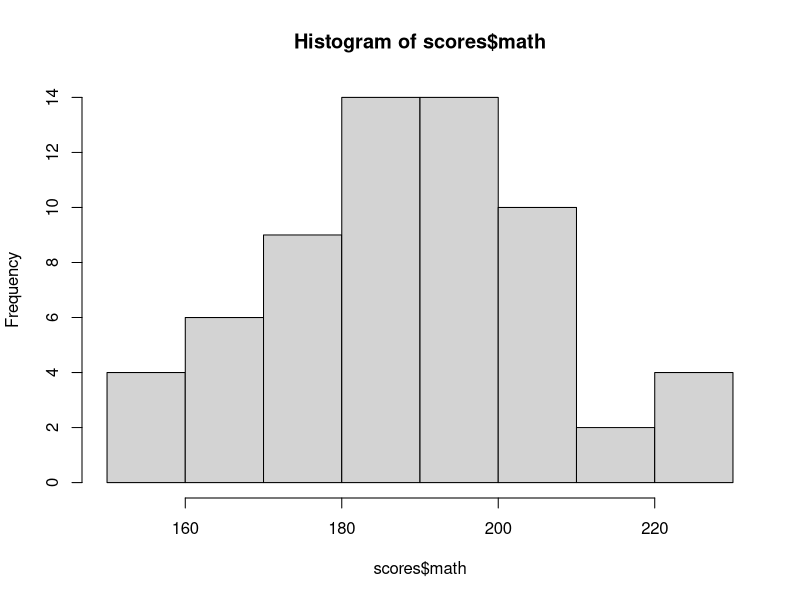
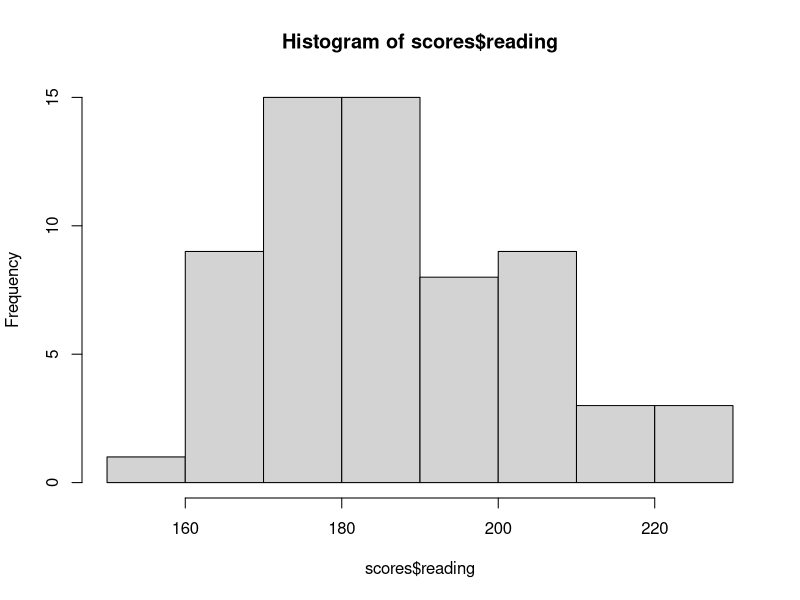
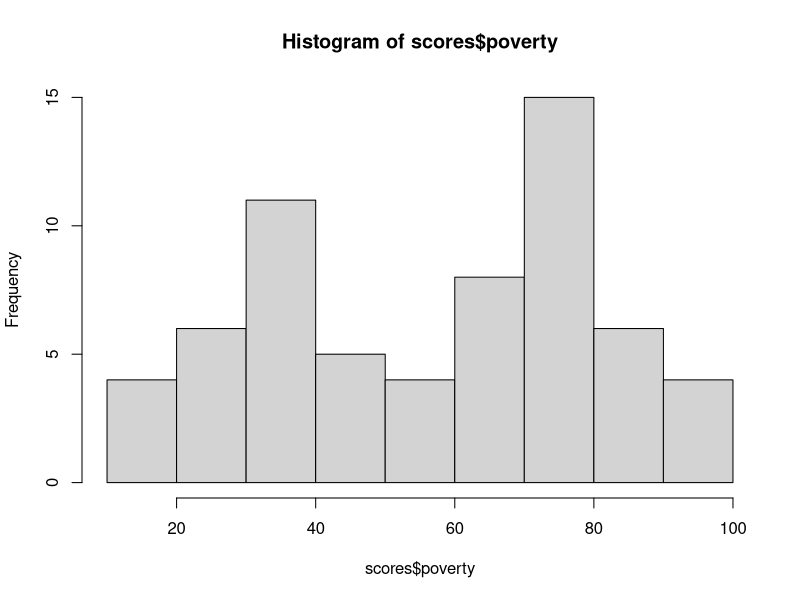
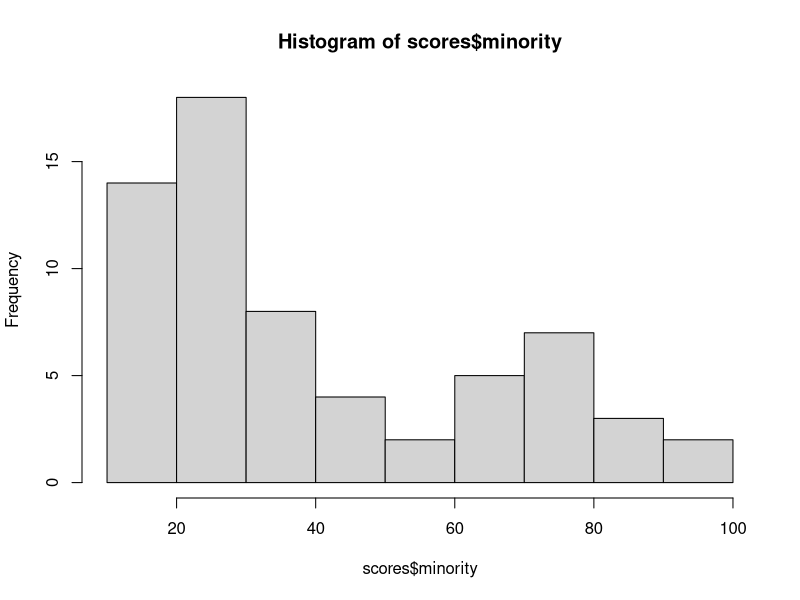
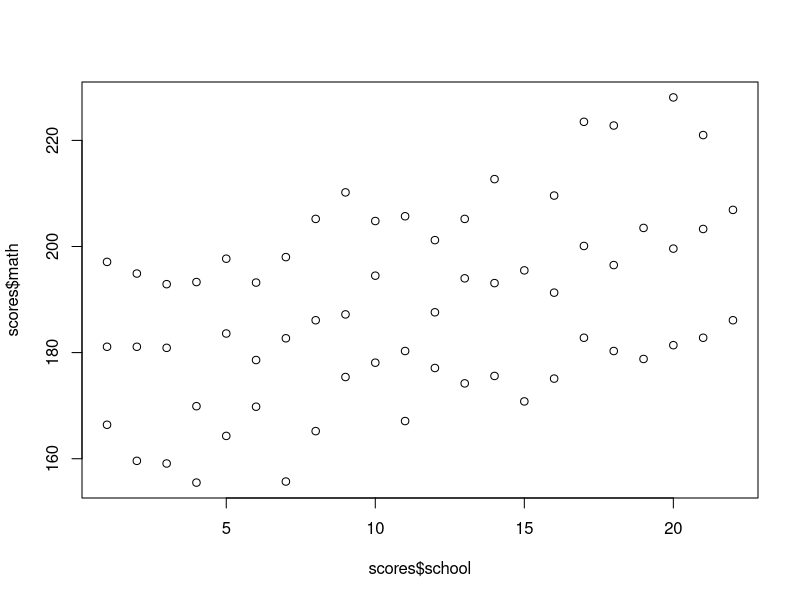
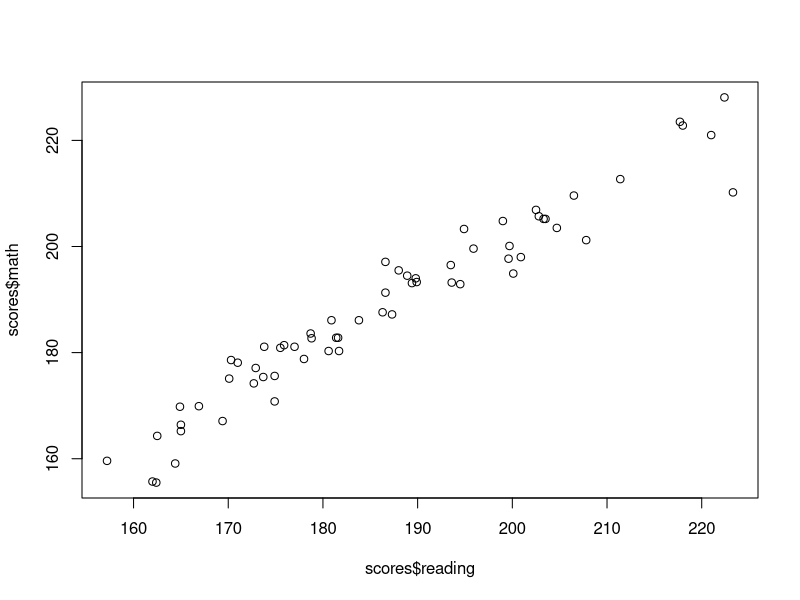
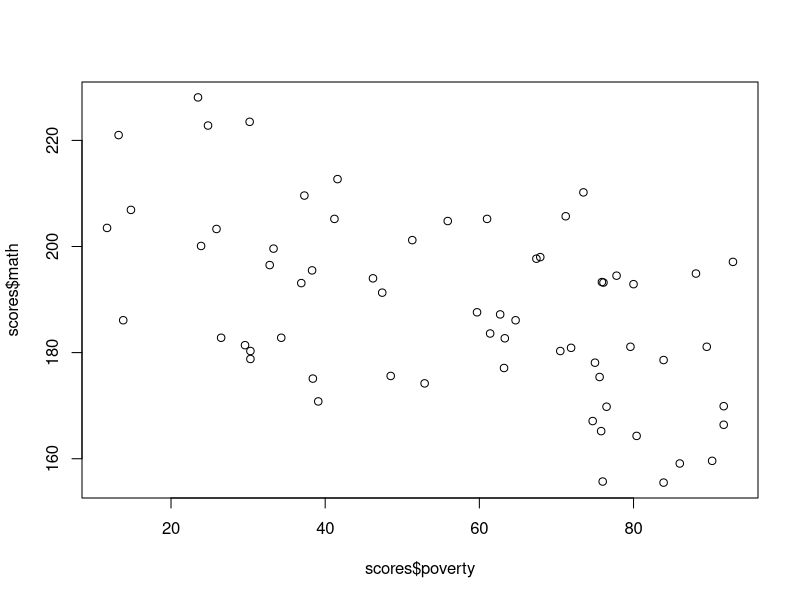
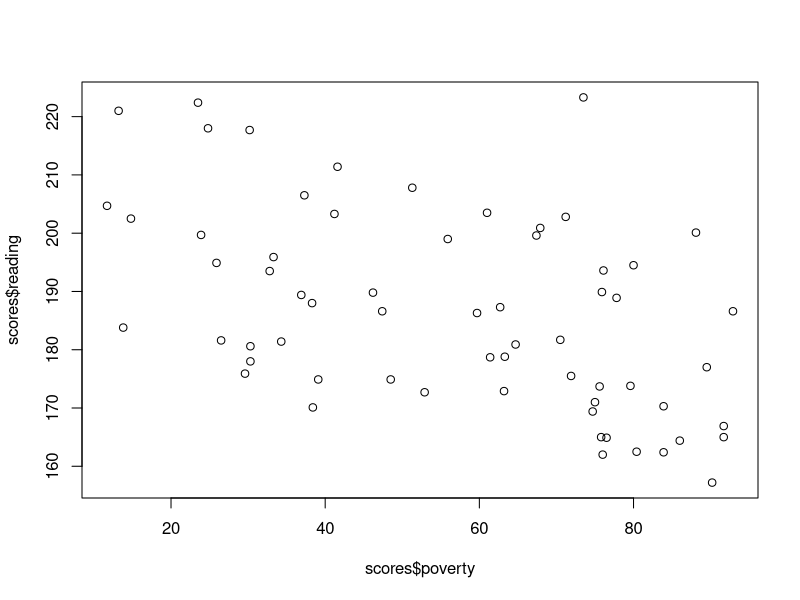

Generate these figures, in order, with R: (Note: this script raises an error after producing the figures.)
# ===========================================================
# Example 1: test scores
# Use this script to follow along with test scores lectures.
# Some lines of code may be slightly different than seen in
# the video.
# ===========================================================


#setwd("~/Dropbox/DSA 8010/Labs/Data")
setwd("C:/Users/2administrator/Dropbox/DSA 8010/Labs/Data")

scores <- read.csv("test_scores.csv",header=T)
head(scores)
names(scores)

scores$grade <- as.factor(scores$grade)

# look at univariate distributions
table(scores$grade)
hist(scores$math)
hist(scores$reading)

hist(scores$poverty)
hist(scores$minority)

mean(scores$math, na.rm=TRUE)
mean(scores$reading, na.rm=TRUE)

median(scores$math, na.rm=TRUE)
median(scores$reading, na.rm=TRUE)

table(scores$school)

# any missings?
sum(is.na(scores$math))
sum(is.na(scores$reading))
sum(is.na(scores$poverty))
sum(is.na(scores$minority))
subset(scores, is.na(scores$minority))
subset(scores,school==19)

# explore associations
plot(scores$school, scores$math)
plot(scores$reading, scores$math)
cor(scores$reading,scores$math,use="complete.obs")

plot(scores$poverty, scores$math)
plot(scores$poverty, scores$reading)
cor(scores$poverty, scores$math,use='complete.obs')
cor(scores$poverty, scores$reading,use='complete.obs')

plot(scores$poverty, scores$minority)
cor(scores$poverty,scores$minority,use='complete.obs')
cor(scores$poverty,scores$minority, method='spearman',
    use='complete.obs')

boxplot(scores$reading~scores$grade)
boxplot(scores$poverty~scores$grade)

# use tapply to find summary statistics by group
tapply(scores$reading,scores$grade,mean)
tapply(scores$reading,scores$grade,mean, na.rm=T)

tapply(scores$reading,scores$grade,sd, na.rm=T)
tapply(scores$reading,scores$grade,quantile, .40,na.rm=T)


# add a 3rd variable - use color a lazy way
plot(scores$poverty, scores$math,
     col=scores$grade)

# add a 3rd variable - choose colors
color.names <- c("red","darkgreen","navy")
plot(scores$poverty, scores$math,
     col=color.names[scores$grade])

# find sample correlation by grade
tapply(cbind(scores$poverty, scores$math),
       scores$grade, cor,use='complete.obs')

scores_grade3 <- subset(scores, grade==3)
dim(scores_grade3)
cor(scores_grade3$poverty,scores_grade3$math,use='complete.obs')

scores_grade4 <- subset(scores, grade==4)
dim(scores_grade4)
cor(scores_grade4$poverty,scores_grade4$math,use='complete.obs')


scores_grade5 <- subset(scores, grade==5)
dim(scores_grade5)
cor(scores_grade5$poverty,scores_grade5$math,use='complete.obs')


# clean up plot and save it
plot(scores$poverty, scores$math,
     col=color.names[scores$grade],
     ylab='math score',xlab='poverty (%)',
     main='Test scores and poverty rate')
legend('topright',legend=c("grade 3",
                           "grade 4",
                           "grade 5"),
       col=c("red","darkgreen","navy"),
       pch=1, cex=.6)

# optional: save plot using code
# uncomment the lines starting with "png" and "dev.off()"
#png(filename="scores_scatterplot.png",width=500,
#    height=400)
plot(scores$poverty, scores$math,
     col=color.names[scores$grade],
     ylab='math score',xlab='poverty (%)',
     main='Test scores and poverty rate')
legend('topright',legend=c("grade 3",
                           "grade 4",
                           "grade 5"),
       col=c("red","darkgreen","navy"),
       pch=1, cex=.6)

#dev.off()